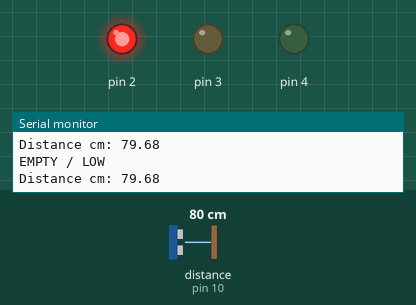
This sketch was run on a simulated Arduino Uno, built with avr-gcc and run on an emulated ATmega328P. On the bench: output pins drawn as LEDs (lit = HIGH), the last lines printed to the serial monitor. Wiring (from diagram.json): ultrasonic range finder: trigger pin 9; echo pin 10. The inputs (shaded band) are chosen by the test bench; at power-on: distance to the obstacle (sensor on pin 10) 80 cm. The echo pulse lasts 58.3 µs per cm; pins used as bus, display or sensor lines are not drawn.

Above: at 1.3 s.
1.4 s: distance to the obstacle (sensor on pin 10) set to 18 cm
2.9 s: distance to the obstacle (sensor on pin 10) set to 13 cm
At 3.3 s:
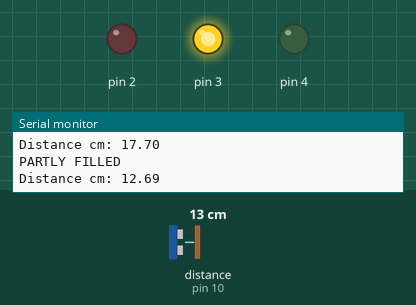
4.5 s: distance to the obstacle (sensor on pin 10) set to 7 cm
6.0 s: distance to the obstacle (sensor on pin 10) set to 4 cm
At 7.2 s:
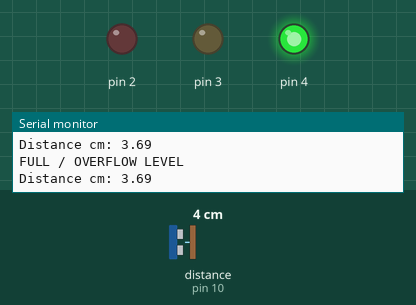
7.5 s: distance to the obstacle (sensor on pin 10) set to 9 cm
At 8.5 s:
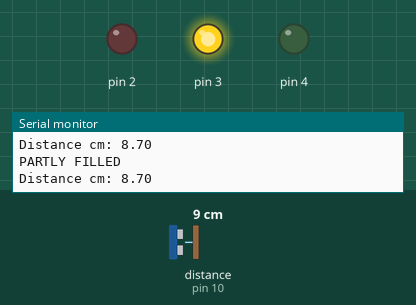
9.0 s: distance to the obstacle (sensor on pin 10) set to 60 cm
At 9.9 s:
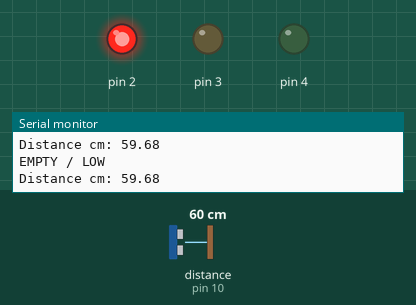
Timing chart, 0 to 11.5 s (numbered marks = the images above; inputs shaded):
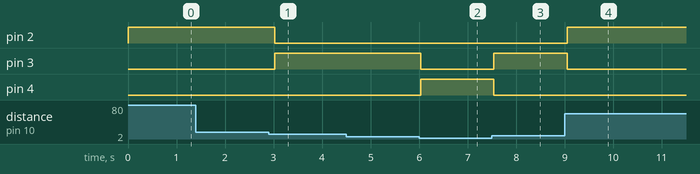

Measured:
- the behaviour switches between 16 and 15 cm on distance to the obstacle (sensor on pin 10) (found by bisection; images 0 and 1)
- the behaviour switches between 6 and 5 cm on distance to the obstacle (sensor on pin 10) (found by bisection; images 1 and 2)
- after the input at 2.9 s, pin 2: HIGH → LOW after 0.13 s; pin 3: LOW → HIGH after 0.13 s
- after the input at 6.0 s, pin 3: HIGH → LOW at once; pin 4: LOW → HIGH at once
- after the input at 7.5 s, pin 3: LOW → HIGH at once; pin 4: HIGH → LOW at once
- after the input at 9.0 s, pin 2: LOW → HIGH after 0.05 s; pin 3: HIGH → LOW after 0.05 s

The sketch:

sketch.ino
```cpp
const int trig=9, echo=10;
void setup(){pinMode(trig,OUTPUT);pinMode(echo,INPUT);for(int p=2;p<=4;p++)pinMode(p,OUTPUT);Serial.begin(9600);}
void loop(){
 digitalWrite(trig,LOW);delayMicroseconds(2);digitalWrite(trig,HIGH);delayMicroseconds(10);digitalWrite(trig,LOW);
 unsigned long t=pulseIn(echo,HIGH,30000);
 for(int p=2;p<=4;p++)digitalWrite(p,LOW);
 if(!t){Serial.println("No echo");delay(500);return;}
 float cm=t*0.0343/2;
 if(cm>15){digitalWrite(2,HIGH);Serial.println("EMPTY / LOW");}
 else if(cm>5){digitalWrite(3,HIGH);Serial.println("PARTLY FILLED");}
 else {digitalWrite(4,HIGH);Serial.println("FULL / OVERFLOW LEVEL");}
 Serial.print("Distance cm: ");Serial.println(cm);
 delay(500);
}
```
